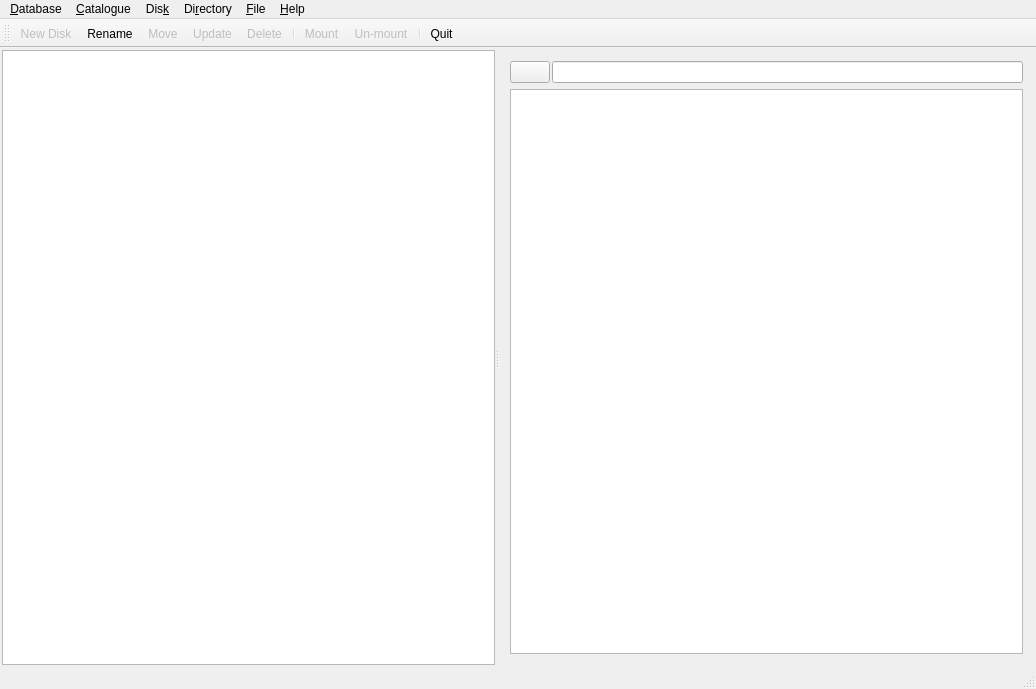
<?xml version="1.0" encoding="UTF-8"?>
<ui version="4.0">
 <class>MainWindow</class>
 <widget class="QMainWindow" name="MainWindow">
  <property name="geometry">
   <rect>
    <x>0</x>
    <y>0</y>
    <width>1036</width>
    <height>689</height>
   </rect>
  </property>
  <property name="windowTitle">
   <string>EZ Cat 5</string>
  </property>
  <property name="windowIcon">
   <iconset theme="media-floppy">
    <normaloff>.</normaloff>.</iconset>
  </property>
  <widget class="QWidget" name="centralWidget">
   <property name="sizePolicy">
    <sizepolicy hsizetype="Preferred" vsizetype="Preferred">
     <horstretch>0</horstretch>
     <verstretch>0</verstretch>
    </sizepolicy>
   </property>
   <layout class="QHBoxLayout" name="horizontalLayout">
    <property name="leftMargin">
     <number>2</number>
    </property>
    <property name="topMargin">
     <number>2</number>
    </property>
    <property name="rightMargin">
     <number>2</number>
    </property>
    <property name="bottomMargin">
     <number>2</number>
    </property>
    <item>
     <widget class="QSplitter" name="splitter">
      <property name="orientation">
       <enum>Qt::Horizontal</enum>
      </property>
      <widget class="QTreeView" name="treeView">
       <property name="sortingEnabled">
        <bool>true</bool>
       </property>
       <property name="animated">
        <bool>false</bool>
       </property>
       <property name="headerHidden">
        <bool>true</bool>
       </property>
       <attribute name="headerMinimumSectionSize">
        <number>513</number>
       </attribute>
       <attribute name="headerStretchLastSection">
        <bool>false</bool>
       </attribute>
      </widget>
      <widget class="QWidget" name="verticalLayoutWidget">
       <layout class="QVBoxLayout" name="verticalLayout">
        <item>
         <layout class="QHBoxLayout" name="horizontalLayout_2">
          <property name="spacing">
           <number>2</number>
          </property>
          <item>
           <widget class="QPushButton" name="buttonGoUp">
            <property name="sizePolicy">
             <sizepolicy hsizetype="Fixed" vsizetype="Fixed">
              <horstretch>0</horstretch>
              <verstretch>0</verstretch>
             </sizepolicy>
            </property>
            <property name="text">
             <string/>
            </property>
            <property name="icon">
             <iconset theme="go-up">
              <normaloff>.</normaloff>.</iconset>
            </property>
           </widget>
          </item>
          <item>
           <widget class="LocSearch" name="locSearch"/>
          </item>
         </layout>
        </item>
        <item>
         <widget class="QTableView" name="tableView">
          <property name="selectionBehavior">
           <enum>QAbstractItemView::SelectRows</enum>
          </property>
         </widget>
        </item>
       </layout>
      </widget>
     </widget>
    </item>
   </layout>
  </widget>
  <widget class="QMenuBar" name="menuBar">
   <property name="geometry">
    <rect>
     <x>0</x>
     <y>0</y>
     <width>1036</width>
     <height>30</height>
    </rect>
   </property>
   <widget class="QMenu" name="menuDatabase">
    <property name="title">
     <string>&amp;Database</string>
    </property>
    <addaction name="actionDatabaseNew"/>
    <addaction name="actionDatabaseLoad"/>
    <addaction name="actionSearch"/>
    <addaction name="actionDatabaseProperties"/>
    <addaction name="actionDatabaseClose"/>
    <addaction name="actionQuit"/>
   </widget>
   <widget class="QMenu" name="menuCatalogue">
    <property name="title">
     <string>&amp;Catalogue</string>
    </property>
    <addaction name="actionCatalogueNew"/>
    <addaction name="actionCatalogueRename"/>
    <addaction name="actionCatalogueDelete"/>
   </widget>
   <widget class="QMenu" name="menuDisk">
    <property name="title">
     <string>Dis&amp;k</string>
    </property>
    <addaction name="actionDiskNew"/>
    <addaction name="actionDiskRename"/>
    <addaction name="actionDiskMove"/>
    <addaction name="actionDiskUpdate"/>
    <addaction name="actionDiskDelete"/>
    <addaction name="actionDiskOpen"/>
    <addaction name="actionDiskProperties"/>
    <addaction name="separator"/>
    <addaction name="actionDiskMount"/>
    <addaction name="actionDiskUnmount"/>
   </widget>
   <widget class="QMenu" name="menuHelp">
    <property name="title">
     <string>&amp;Help</string>
    </property>
    <addaction name="actionAbout"/>
    <addaction name="actionAbout_Qt"/>
   </widget>
   <widget class="QMenu" name="menuFile">
    <property name="title">
     <string>&amp;File</string>
    </property>
    <addaction name="actionFileOpen"/>
    <addaction name="actionFileOpenContaining"/>
    <addaction name="actionFileProperties"/>
   </widget>
   <widget class="QMenu" name="menuDirectory">
    <property name="title">
     <string>Di&amp;rectory</string>
    </property>
    <addaction name="actionDirGo"/>
    <addaction name="actionDirOpen"/>
    <addaction name="actionDirProperties"/>
   </widget>
   <addaction name="menuDatabase"/>
   <addaction name="menuCatalogue"/>
   <addaction name="menuDisk"/>
   <addaction name="menuDirectory"/>
   <addaction name="menuFile"/>
   <addaction name="menuHelp"/>
  </widget>
  <widget class="QToolBar" name="mainToolBar">
   <attribute name="toolBarArea">
    <enum>TopToolBarArea</enum>
   </attribute>
   <attribute name="toolBarBreak">
    <bool>false</bool>
   </attribute>
   <addaction name="actionDiskNew"/>
   <addaction name="actionRename"/>
   <addaction name="actionDiskMove"/>
   <addaction name="actionDiskUpdate"/>
   <addaction name="actionDelete"/>
   <addaction name="separator"/>
   <addaction name="actionDiskMount"/>
   <addaction name="actionDiskUnmount"/>
   <addaction name="separator"/>
   <addaction name="actionQuit"/>
  </widget>
  <widget class="QStatusBar" name="statusBar"/>
  <action name="actionQuit">
   <property name="icon">
    <iconset theme="application-exit">
     <normaloff>.</normaloff>.</iconset>
   </property>
   <property name="text">
    <string>&amp;Quit</string>
   </property>
   <property name="shortcut">
    <string>Ctrl+Q</string>
   </property>
  </action>
  <action name="actionDatabaseLoad">
   <property name="icon">
    <iconset theme="document-open">
     <normaloff>.</normaloff>.</iconset>
   </property>
   <property name="text">
    <string>&amp;Open...</string>
   </property>
   <property name="shortcut">
    <string>Ctrl+L</string>
   </property>
  </action>
  <action name="actionDatabaseNew">
   <property name="icon">
    <iconset theme="document-new">
     <normaloff>.</normaloff>.</iconset>
   </property>
   <property name="text">
    <string>&amp;New</string>
   </property>
  </action>
  <action name="actionDatabaseClose">
   <property name="enabled">
    <bool>false</bool>
   </property>
   <property name="icon">
    <iconset theme="document-close">
     <normaloff>.</normaloff>.</iconset>
   </property>
   <property name="text">
    <string>&amp;Close</string>
   </property>
   <property name="shortcut">
    <string>Ctrl+W</string>
   </property>
  </action>
  <action name="actionCatalogueNew">
   <property name="enabled">
    <bool>false</bool>
   </property>
   <property name="icon">
    <iconset theme="document-new">
     <normaloff>.</normaloff>.</iconset>
   </property>
   <property name="text">
    <string>&amp;New...</string>
   </property>
  </action>
  <action name="actionDiskNew">
   <property name="enabled">
    <bool>false</bool>
   </property>
   <property name="icon">
    <iconset theme="document-new">
     <normaloff>.</normaloff>.</iconset>
   </property>
   <property name="text">
    <string>&amp;New Disk...</string>
   </property>
   <property name="toolTip">
    <string>New Disk</string>
   </property>
   <property name="shortcut">
    <string>Ctrl+N</string>
   </property>
  </action>
  <action name="actionAbout">
   <property name="icon">
    <iconset theme="help-about">
     <normaloff>.</normaloff>.</iconset>
   </property>
   <property name="text">
    <string>&amp;About EZ Cat...</string>
   </property>
  </action>
  <action name="actionDelete">
   <property name="enabled">
    <bool>false</bool>
   </property>
   <property name="icon">
    <iconset theme="edit-delete">
     <normaloff>.</normaloff>.</iconset>
   </property>
   <property name="text">
    <string>Delete</string>
   </property>
  </action>
  <action name="actionDiskDelete">
   <property name="enabled">
    <bool>false</bool>
   </property>
   <property name="icon">
    <iconset theme="edit-delete">
     <normaloff>.</normaloff>.</iconset>
   </property>
   <property name="text">
    <string>&amp;Delete</string>
   </property>
   <property name="shortcut">
    <string>Del</string>
   </property>
  </action>
  <action name="actionCatalogueDelete">
   <property name="enabled">
    <bool>false</bool>
   </property>
   <property name="icon">
    <iconset theme="edit-delete">
     <normaloff>.</normaloff>.</iconset>
   </property>
   <property name="text">
    <string>&amp;Delete</string>
   </property>
   <property name="shortcut">
    <string>Del</string>
   </property>
  </action>
  <action name="actionDiskMove">
   <property name="enabled">
    <bool>false</bool>
   </property>
   <property name="icon">
    <iconset theme="go-jump">
     <normaloff>.</normaloff>.</iconset>
   </property>
   <property name="text">
    <string>&amp;Move</string>
   </property>
  </action>
  <action name="actionSearch">
   <property name="enabled">
    <bool>false</bool>
   </property>
   <property name="icon">
    <iconset theme="edit-find">
     <normaloff>.</normaloff>.</iconset>
   </property>
   <property name="text">
    <string>&amp;Search</string>
   </property>
   <property name="shortcut">
    <string>Ctrl+F</string>
   </property>
  </action>
  <action name="actionDiskProperties">
   <property name="enabled">
    <bool>false</bool>
   </property>
   <property name="icon">
    <iconset theme="document-properties">
     <normaloff>.</normaloff>.</iconset>
   </property>
   <property name="text">
    <string>&amp;Properties</string>
   </property>
   <property name="toolTip">
    <string>Properties</string>
   </property>
   <property name="shortcut">
    <string>Alt+Return</string>
   </property>
  </action>
  <action name="actionDiskMount">
   <property name="enabled">
    <bool>false</bool>
   </property>
   <property name="icon">
    <iconset theme="folder-new">
     <normaloff>.</normaloff>.</iconset>
   </property>
   <property name="text">
    <string>M&amp;ount</string>
   </property>
  </action>
  <action name="actionDiskUnmount">
   <property name="enabled">
    <bool>false</bool>
   </property>
   <property name="icon">
    <iconset theme="system-shutdown">
     <normaloff>.</normaloff>.</iconset>
   </property>
   <property name="text">
    <string>&amp;Un-mount</string>
   </property>
  </action>
  <action name="actionCatalogueRename">
   <property name="enabled">
    <bool>false</bool>
   </property>
   <property name="icon">
    <iconset theme="document-edit">
     <normaloff>.</normaloff>.</iconset>
   </property>
   <property name="text">
    <string>&amp;Rename...</string>
   </property>
   <property name="shortcut">
    <string>F2</string>
   </property>
  </action>
  <action name="actionDiskRename">
   <property name="enabled">
    <bool>false</bool>
   </property>
   <property name="icon">
    <iconset theme="document-edit">
     <normaloff>.</normaloff>.</iconset>
   </property>
   <property name="text">
    <string>&amp;Rename...</string>
   </property>
   <property name="shortcut">
    <string>F2</string>
   </property>
  </action>
  <action name="actionRename">
   <property name="icon">
    <iconset theme="document-edit">
     <normaloff>.</normaloff>.</iconset>
   </property>
   <property name="text">
    <string>Rename</string>
   </property>
  </action>
  <action name="actionDatabaseProperties">
   <property name="enabled">
    <bool>false</bool>
   </property>
   <property name="icon">
    <iconset theme="document-properties">
     <normaloff>.</normaloff>.</iconset>
   </property>
   <property name="text">
    <string>&amp;Properties</string>
   </property>
  </action>
  <action name="actionDiskUpdate">
   <property name="enabled">
    <bool>false</bool>
   </property>
   <property name="icon">
    <iconset theme="edit-redo">
     <normaloff>.</normaloff>.</iconset>
   </property>
   <property name="text">
    <string>Updat&amp;e...</string>
   </property>
  </action>
  <action name="actionFileOpen">
   <property name="enabled">
    <bool>false</bool>
   </property>
   <property name="icon">
    <iconset theme="document-open">
     <normaloff>.</normaloff>.</iconset>
   </property>
   <property name="text">
    <string>&amp;Open</string>
   </property>
  </action>
  <action name="actionFileOpenContaining">
   <property name="enabled">
    <bool>false</bool>
   </property>
   <property name="icon">
    <iconset theme="folder-open">
     <normaloff>.</normaloff>.</iconset>
   </property>
   <property name="text">
    <string>Open &amp;Containing Directory</string>
   </property>
  </action>
  <action name="actionFileProperties">
   <property name="enabled">
    <bool>false</bool>
   </property>
   <property name="icon">
    <iconset theme="document-properties">
     <normaloff>.</normaloff>.</iconset>
   </property>
   <property name="text">
    <string>&amp;Properties</string>
   </property>
   <property name="shortcut">
    <string>Alt+Return</string>
   </property>
  </action>
  <action name="actionDirOpen">
   <property name="enabled">
    <bool>false</bool>
   </property>
   <property name="icon">
    <iconset theme="document-open">
     <normaloff>.</normaloff>.</iconset>
   </property>
   <property name="text">
    <string>&amp;Open with File Manager</string>
   </property>
  </action>
  <action name="actionDirProperties">
   <property name="enabled">
    <bool>false</bool>
   </property>
   <property name="icon">
    <iconset theme="document-properties">
     <normaloff>.</normaloff>.</iconset>
   </property>
   <property name="text">
    <string>&amp;Properties</string>
   </property>
  </action>
  <action name="actionDirGo">
   <property name="enabled">
    <bool>false</bool>
   </property>
   <property name="icon">
    <iconset theme="go-next">
     <normaloff>.</normaloff>.</iconset>
   </property>
   <property name="text">
    <string>&amp;Navigate Into</string>
   </property>
  </action>
  <action name="actionAbout_Qt">
   <property name="icon">
    <iconset theme="help-about">
     <normaloff>.</normaloff>.</iconset>
   </property>
   <property name="text">
    <string>About &amp;Qt...</string>
   </property>
  </action>
  <action name="actionCXONLYDiskGo">
   <property name="icon">
    <iconset theme="go-next">
     <normaloff>.</normaloff>.</iconset>
   </property>
   <property name="text">
    <string>Navigate Into</string>
   </property>
  </action>
  <action name="actionDiskOpen">
   <property name="icon">
    <iconset theme="document-open">
     <normaloff>.</normaloff>.</iconset>
   </property>
   <property name="text">
    <string>Open &amp;with File Manager</string>
   </property>
  </action>
  <action name="actionCxtSearchResultGo">
   <property name="icon">
    <iconset theme="go-next">
     <normaloff>.</normaloff>.</iconset>
   </property>
   <property name="text">
    <string>Navigate to</string>
   </property>
  </action>
  <action name="actionCxtSearchResultOpen">
   <property name="icon">
    <iconset theme="document-open">
     <normaloff>.</normaloff>.</iconset>
   </property>
   <property name="text">
    <string>Open</string>
   </property>
  </action>
  <action name="actionCxtSearchResultOpenContaining">
   <property name="icon">
    <iconset theme="folder-open">
     <normaloff>.</normaloff>.</iconset>
   </property>
   <property name="text">
    <string>Open Containing Folder</string>
   </property>
  </action>
  <action name="actionCxtSearchResultProperties">
   <property name="icon">
    <iconset theme="document-properties">
     <normaloff>.</normaloff>.</iconset>
   </property>
   <property name="text">
    <string>Properties</string>
   </property>
  </action>
 </widget>
 <layoutdefault spacing="6" margin="11"/>
 <customwidgets>
  <customwidget>
   <class>LocSearch</class>
   <extends>QLineEdit</extends>
   <header>locsearch.h</header>
  </customwidget>
 </customwidgets>
 <resources/>
 <connections/>
</ui>
